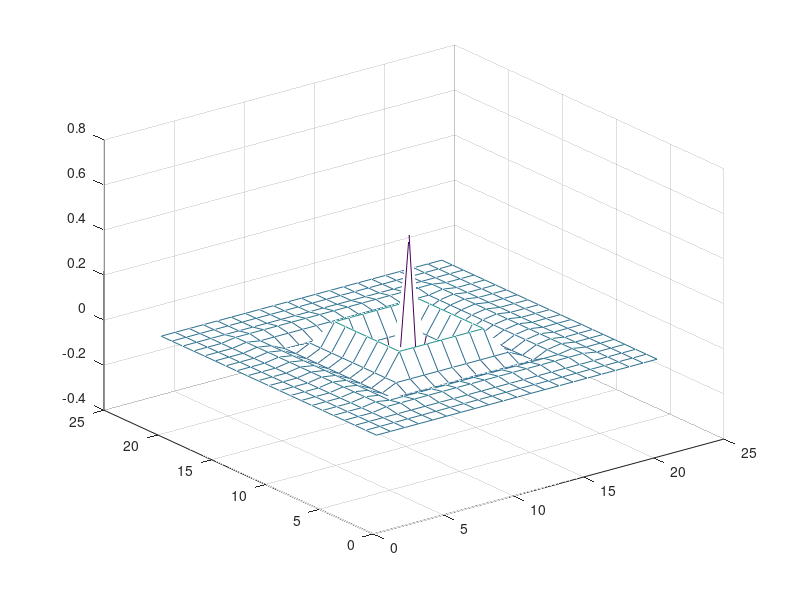
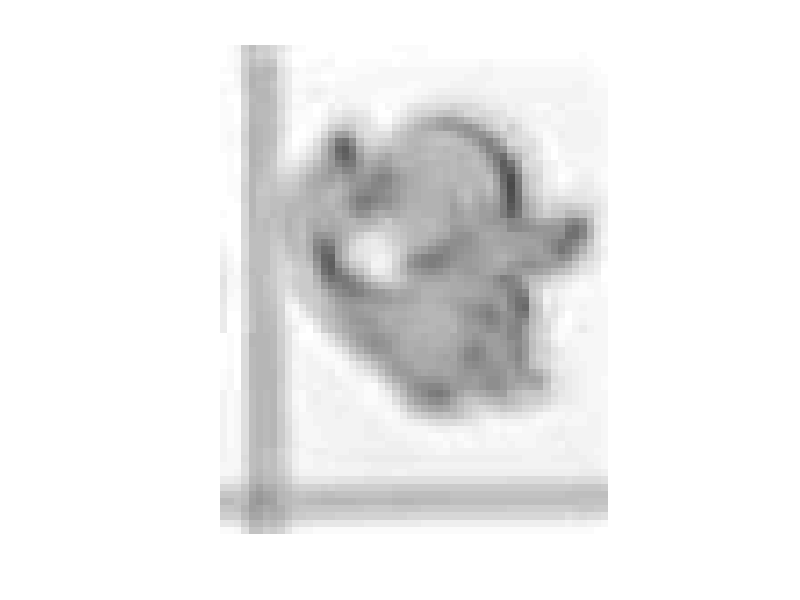
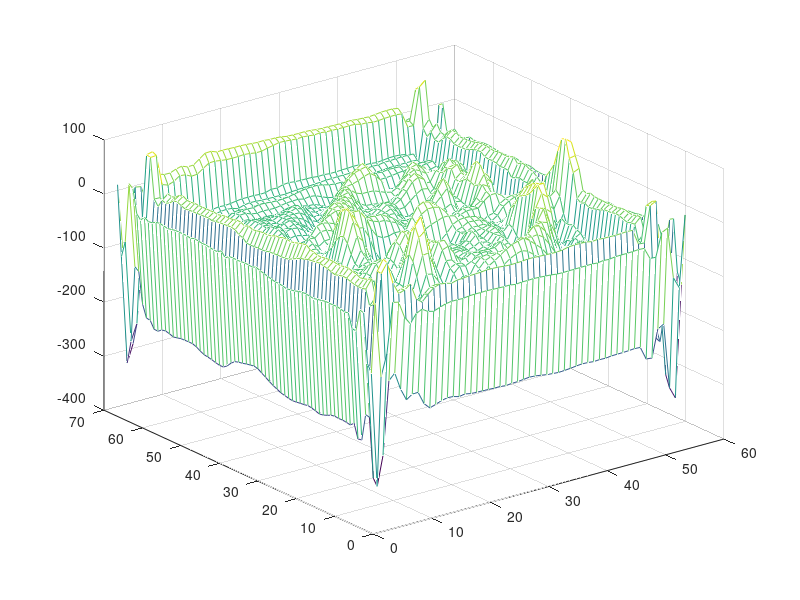
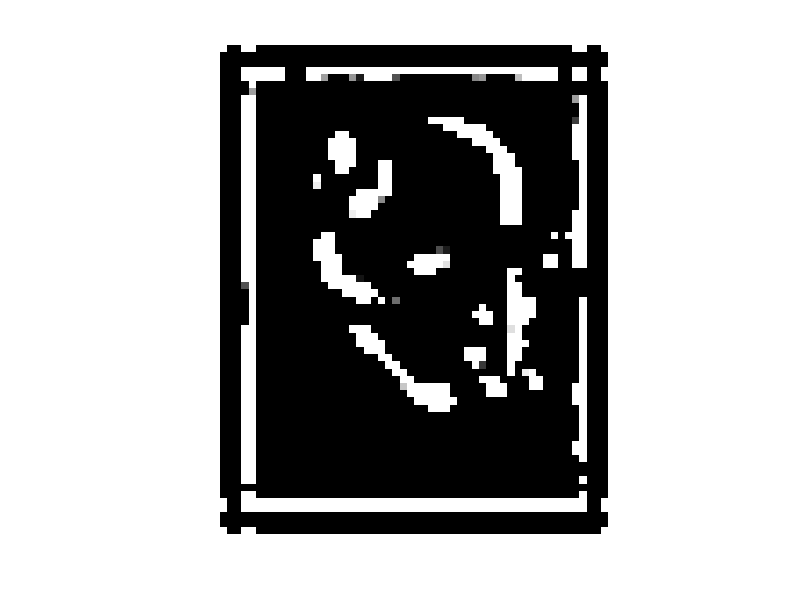

These charts were generated, in order, by the following MATLAB code: (Note: this script raises an error after producing the figures.)
clc;clear

load('subofgc.mat');


% 设计滤波器
H=[0 0 0 0.01 0 -0.03 0 0.1 0 -0.3 0.5];

H2=ones(21,21);

for idx=1:11
    H2(idx,idx:22-idx)=H2(idx,idx:22-idx)*H(idx);
    if idx<11
        H2(22-idx,idx:22-idx)=H2(22-idx,idx:22-idx)*H(idx);
        H2(idx+1:21-idx,idx)=H2(idx+1:21-idx,idx)*H(idx);
        H2(idx+1:21-idx,22-idx)=H2(idx+1:21-idx,22-idx)*H(idx);
    end

end
figure;
mesh(H2);

% 测试

figure;
imshow(sub_ggt{6,7});

ex1= filter2(H2,sub_ggt{6,7});
figure;
mesh(ex1);
figure;
imshow(ex1);


% 批处理
[n,m]=size(sub_ggt);

sub_ggt_H=sub_ggt;

for idx = 1:n
    for idy =1:m
        sub_ggt_H{idx,idy}=filter2(H2,sub_ggt{idx,idy});
    end
end


%相似度排序

list=zeros((n*m+1)*n*m/2,5);
i=1;
for idx=1:n*m
    for idy=idx+1:n*m
        x1=floor((idx-1)/m)+1;
        y1=mod(idx-1,m)+1;
        x2=floor((idy-1)/m)+1;
        y2=mod(idy-1,m)+1;
        list(i,:)=[x1 y1 x2 y2 ssim(sub_ggt_H{x1,y1},sub_ggt_H{x2,y2})];
        i=i+1;
    end
end

[ssimsorted,I]=sort(list(:,5),'descend');


list_A=list(:,1);
list_B=list(:,2);
list_C=list(:,3);
list_D=list(:,4);
listsorted=[list_A(I) list_B(I) list_C(I) list_D(I) ssimsorted];

% 最相似的十对图像块

figure;
for idx=1:10
    subplot(5,4,idx*2-1);
    imshow(sub_ggt{listsorted(idx,1),listsorted(idx,2)});
    subplot(5,4,idx*2);
    imshow(sub_ggt{listsorted(idx,3),listsorted(idx,4)});
    xlabel(listsorted(idx,5));
end
